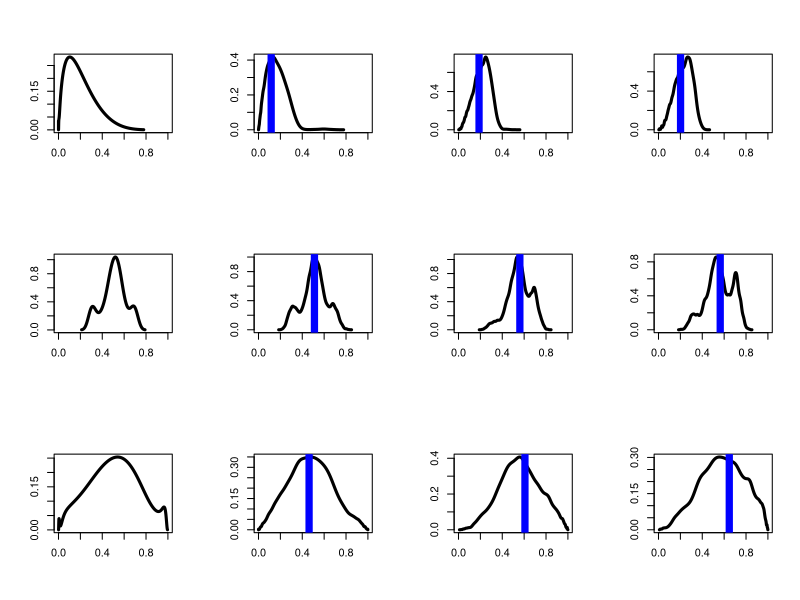

Here is the R script that generated this plot: (Note: this script raises an error after producing the figure.)
wd <- "~/morphs-analysis/"
setwd(wd)

library(stats)

#for speaker1 discretization:
grid.steps = 64
grid = seq(0,1,length.out=grid.steps)
cache.index = function(v) {
  return(1+round(v*(grid.steps-1)))
}

#example items from experiment, 15 each distribution
down.examples <- c(0.04583, 0.003231, 0.07391, 0.01884, 0.00003024, 0.04158,
                   0.09081, 0.06746, 0.01949, 0.1007, 0.1633, 0.1441, 0.1655,
                   0.2697, 0.2161)
mid.examples <- c(0.31404, 0.30456, 0.39520, 0.56064, 0.49728, 0.53187, 0.55993,
                  0.47519, 0.54332, 0.48362, 0.51678, 0.44763, 0.68272, 0.61375,
                  0.69832)
unif.examples <- c(0.9730805, 0.0589135, 0.1332413, 0.5568001, 0.6201130, 0.4243146,
                   0.4176713, 0.2215742, 0.6778150, 0.6834636, 0.8716204, 0.5641932,
                   0.3503760, 0.9606276, 0.0048311)
examples <- list(down.examples, mid.examples, unif.examples)
names(examples) <- c("down", "mid", "unif")
possible.utterances = c('no-utt', 'pos', 'very pos') #probably OK since Ss see all of
                                                     #these in same page
utterance.lengths = c(0,1,3)
utterance.polarities = c(0,+1,+1)

#using r function density to find kernal density, so it's not actually continuous
kernel.granularity <- grid.steps #2^12 #how many points are calculated for the kernel density estimate
est.kernel <- function(dist, bw, adjust) {
  return(density(examples[[dist]], from=0, to=1, n=kernel.granularity,
                 kernel="gaussian", bw=bw, adjust=adjust))
}

#norms the kernel density
#takes in all the points where kernel density is estimated
make.pdf.cache <- function(kernel.est) {
  k = kernel.est$y + 0.0001
  area <- sum(k) 
  normed.dens <- k/area
  return(normed.dens)
}

#creates fn that approximates percentage of area before x
#takes in all the points where kernel density is estimated
make.cdf.cache <- function(kernel.est) {
  cumulants <- cumsum(make.pdf.cache(kernel.est))
  return(cumulants)
}


##caching. (R has strange purity on global assignments, so must use <<- to set cache)
L0.cache <- array(NA,dim = c(grid.steps,grid.steps,grid.steps,length(possible.utterances)))
S1.cache <- array(NA,dim = c(grid.steps,grid.steps,grid.steps,length(possible.utterances)))
cache.misses=0 #to track whether caching is working right.

clear.cache = function(){
  print(paste("L0 cache NAs:", length(is.na(L0.cache))))
  cache.misses<<-0
  L0.cache <<- array(NA,dim = c(grid.steps,grid.steps,grid.steps,length(possible.utterances)))
  S1.cache <<- array(NA,dim = c(grid.steps,grid.steps,grid.steps,length(possible.utterances)))
}


listener0 = function(utterance.idx, thetas.idx, degree.idx, pdf, cdf, thetaGtr) {
  
  if(is.na(L0.cache[degree.idx,thetas.idx[1],thetas.idx[2],utterance.idx])) {
    cache.misses <<- cache.misses + 1
    theta.order = !(thetaGtr & (grid[thetas.idx[1]]>=grid[thetas.idx[2]]))
    if (utterance.idx == 1) { #assume the null utterance
      L0.cache[degree.idx,thetas.idx[1],thetas.idx[2],utterance.idx] <<- theta.order* pdf[degree.idx]
    }	else if(utterance.polarities[utterance.idx] == +1) {
      theta.idx = thetas.idx[utterance.idx-1]
      utt.true = grid[degree.idx] >= grid[theta.idx]  
      true.norm = if(theta.idx==1){1} else {1-cdf[theta.idx-1]}
      L0.cache[degree.idx,thetas.idx[1],thetas.idx[2],utterance.idx] <<- theta.order* utt.true * pdf[degree.idx] / true.norm
    } else {
      theta.idx = thetas.idx[utterance.idx-1]
      theta.idx = thetas.idx[utterance.idx-1]
      utt.true = grid[degree.idx] <= grid[theta.idx] 
      true.norm = cdf[theta.idx]
      L0.cache[degree.idx,thetas.idx[1],thetas.idx[2],utterance.idx] <<- theta.order* utt.true * pdf[degree.idx] / true.norm
    }
  }
  return(L0.cache[degree.idx,thetas.idx[1],thetas.idx[2],utterance.idx])
}

speaker1 = function(thetas.idx, degree.idx, utterance.idx, alpha, utt.cost, pdf, cdf, thetaGtr) {
 
  if(is.na(S1.cache[degree.idx,thetas.idx[1],thetas.idx[2],utterance.idx])) {
    cache.misses <<- cache.misses + 1
    utt.probs = array(0,dim=c(length(possible.utterances)))
    for(i in 1:length(possible.utterances)) {
      l0 = listener0(i, thetas.idx, degree.idx, pdf, cdf, thetaGtr)
      utt.probs[i] <- (l0^alpha) * exp(-alpha * utt.cost *  utterance.lengths[i])
    }
    S1.cache[degree.idx,thetas.idx[1],thetas.idx[2],] <<- utt.probs/sum(utt.probs)
	}
  
	return(S1.cache[degree.idx,thetas.idx[1],thetas.idx[2],utterance.idx])
}

listener1 = function(utterance, alpha, utt.cost, n.samples, step.size,
                     dist, band.width, thetaGtr, adjust) {
  
  utt.idx = which(possible.utterances == utterance)
  
  kernel.est <- est.kernel(dist, band.width, adjust)
  pdf <- make.pdf.cache(kernel.est)
  cdf <- make.cdf.cache(kernel.est)
    
  dim1 <- paste('samp', 1:n.samples, sep='')
  dim2 <- c('degree', paste('theta.', possible.utterances[-1], sep=''))
  dimnames <- list(dim1, dim2)
	samples = matrix(NA, nrow=n.samples, ncol=length(possible.utterances), dimnames=dimnames)
  
    
  #scoring function, to compute (unormalized) probability of state. (should be in log domain?)
  prob.unnormed = function(state) {
    #check bounds:
    if (any(state < 0) || any(state > 1)) {return(0)}
    degree.idx = cache.index(state[1])
    thetas.idx = c(cache.index(state[2]), cache.index(state[3]))#sapply(thetas,cache.index)
    #prior for degree (thetas have unif prior):
    prior = pdf[degree.idx]
    #probbaility speaker would have said this (given state):
    likelihood = speaker1(thetas.idx, degree.idx, utt.idx, alpha, utt.cost, pdf, cdf, thetaGtr)
    return(prior*likelihood)
  }
  
  #initialize chain by rejection:
  print("initializing")
  state.prob=0
  state = runif(length(possible.utterances), 0, 1) #a degree val, and a theta for all but "no-utt"
  while(state.prob==0) {
    state = runif(length(possible.utterances), 0, 1) #a degree val, and a theta for all but "no-utt"
    state.prob = prob.unnormed(state)
  }
  samples[1,] = state
  
  #make an MH proposal, spherical gaussian on degree and thetas. 
  make.proposal = function(v) {
    perturbations = rnorm(length(v), mean = 0, sd = step.size)
    return(v + perturbations)
  }
  
  #run mcmc chain:
  print("running mcmc")
  n.proposals.accepted = 0
	for (i in 2:n.samples) {
		proposal = make.proposal(state)
    proposal.prob = prob.unnormed(proposal)
    #MH acceptance, assumes proposal is symmetric:
    if(runif(1,0,1) <= min(1, proposal.prob/state.prob)) {
      n.proposals.accepted = n.proposals.accepted + 1
      state = proposal
      state.prob = proposal.prob
    }
		samples[i,] = state
	}
  
  print("acceptance rate:")
  print(n.proposals.accepted/(n.samples-1))
  print("misses since last cache clear:")
  print(cache.misses)
  
	return(list(samples=samples, prop.accepted=n.proposals.accepted/(n.samples-1)))
}

dists <- c("down", "mid", "unif")
myapply <- function(f) {
  c(sapply(dists, function(dist) {
    return(c(sapply(possible.utterances, function(utterance) {
      return(f(dist, utterance))
    })))
  }))
}

logit <- function(v) {
    return(sapply(v, function(p) {
      return(log(p) - log(1-p))
    }))
}

logistic <- function(v) {
    return(sapply(v, function(x) {
      return(1/(1+exp(-x)))
    }))
}

#horribly messy graph function
kernel.dens.plot <- function(model.runs, label) {
  n.samples <- length(model.runs[["down"]][["no-utt"]][["samples"]][,"degree"])
  distributions <- myapply(function(d,u) {
    return(rep(d, n.samples))
  })
  modifiers <- myapply(function(d,u) {
    return(rep(u, n.samples))
  })
  mp <- myapply(function(d,u) {
    df <- model.runs[[d]][[u]]
    return(df[["samples"]][,"degree"])
  })
  mydata <- data.frame(dist=distributions, mod=modifiers, mp=mp)
  png(paste(c(label, "-kernel-dens-est.png"), collapse=""), 2200, 1500, pointsize=32)
  par(mfrow=c(3,4))
  lapply(dists, function(d) {
    f <- density(logit(examples[[d]]), kernel="gaussian", bw="sj")
#     if (d == "unif") {
#       xlab <- "feppiness"
#       ylab <- "density"
#     } else {
      xlab=""
      ylab=""
#     }
    plot(logistic(f$x), f$y, type="l", main="", xlab=xlab, ylab=ylab, xlim=c(0,1),
         font.main=32, lwd=3)
    lapply(possible.utterances, function(m) {
#       if (d == "unif" && m == "no-utt") {
#         xlab <- "feppiness"
#         ylab <- "density"
#       } else {
        xlab=""
        ylab=""
#       }
      samples <- mydata$mp[mydata$dist == d & mydata$mod == m]
      f <- density(logit(samples), kernel="gaussian", bw="sj")
      plot(logistic(f$x), f$y, type="l", main="", ylab=ylab, xlab=xlab, xlim=c(0,1),
           font.main=32, lwd=3)
      mu <- mean(samples)
      abline(v = mu, col="blue", lwd=7)
    })
  })
  dev.off()
}

#run model with these values of parameters
model <- function(alpha, utt.cost, thetaGtr, label, adjust) {
  n.true.samples <- 3000#30000 #number of samples to keep
  lag <- 5 #number of samples to skip over
  burn.in <- 10
  n.samples <- n.true.samples * lag + burn.in
  step.size <- 0.03 #note this may not be appropriate for all conditions.
  
  model.runs <- lapply(dists, function(dist) {
    clear.cache()
    return(lapply(possible.utterances, function(utterance) {
      listener1(utterance, alpha=alpha, utt.cost=utt.cost, n.samples=n.samples,
                step.size=step.size, dist=dist, band.width="SJ", thetaGtr=thetaGtr, adjust)
    }))
  })
  model.runs <- lapply(model.runs, function(run) {
    names(run) <- possible.utterances
    return(run)
  })
  names(model.runs) <- dists
  kernel.dens.plot(model.runs, label)
  
  graph.dist <- myapply(function(d,u){return(d)})
  graph.utterance <- myapply(function(d,u){return(u)})
  graph.means <- myapply(function(d,u){
    du.name <- paste(c(label, "-", d, "-", u, ".data"), collapse="")
    du.frame <- model.runs[[d]][[u]]
    #save all data
    write.table(du.frame, du.name)
    return(mean(du.frame[["samples"]][,"degree"]))
  })
  write.table(graph.means, paste(c(label, "-means.data"), collapse=""))
  graph.data <- (matrix(data=graph.means, nrow=3, ncol=3,
                        dimnames=list(c("none", "adj", "very"),
                                      c("peakedDown", "peakedMid", "uniform"))))
  png(paste(c(label, ".png"), collapse=""))
  graph.title <- paste(c("model alpha=", alpha, ", cost=", utt.cost), collapse="")
  novel.adj.bar <- barplot(as.matrix(graph.data), main=graph.title,
                           ylab="feppiness", beside=TRUE, col=rainbow(3), ylim=c(0,1))
  legend("topleft", c("wug", "feppy wug", "very feppy wug"), cex=0.6, bty="n", fill=rainbow(3));
  dev.off()
  return(graph.means)
}

timestamp <- as.character(unclass(Sys.time()))

mainDir <- wd
subDir <- paste(c("output", timestamp), collapse="")

if (!(file.exists(subDir))) {
  dir.create(file.path(mainDir, subDir))
}

time.label <- function(alpha, cost, very.len, adjust, i) {
  return(paste(c("output", timestamp, "/alpha", alpha, "_cost", cost, "_very.len", very.len,
                 "_adjust", adjust, "_run", i), collapse=""))
}

expt.means <- c(0.3774988, 0.2063296, 0.4692256, 0.6403353, 0.5309518, 0.8261740, 0.6875057, 0.5141071, 0.9364525)
#run the model with different values of free parameters
sapply(1:1, function(i) {
  sapply(c(1,5,10), function(alpha) {
    sapply(c(1), function(cost) {
      sapply(c(1,2,3,4), function(adjust) {
      model.means <- model(alpha=alpha, utt.cost=cost, thetaGtr=F,
                           label=time.label(alpha, cost, 2, adjust, i), adjust)
      print(paste("Correlation:", cor(model.means, expt.means)))
      print(paste("adjust:", adjust))
      print(paste("alpha:", alpha))
      })
    })
  })
})
